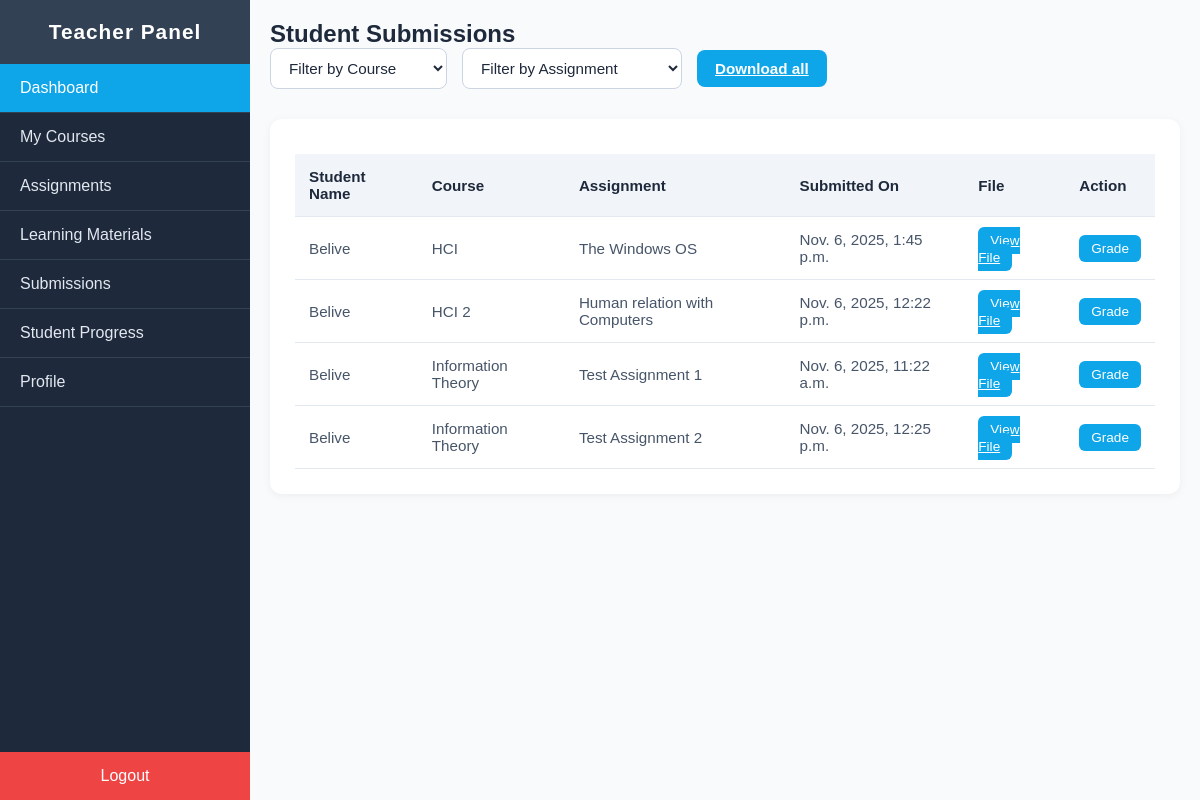
Before: /dashboard/teacher/submissions/ (signed in) with the older database file.
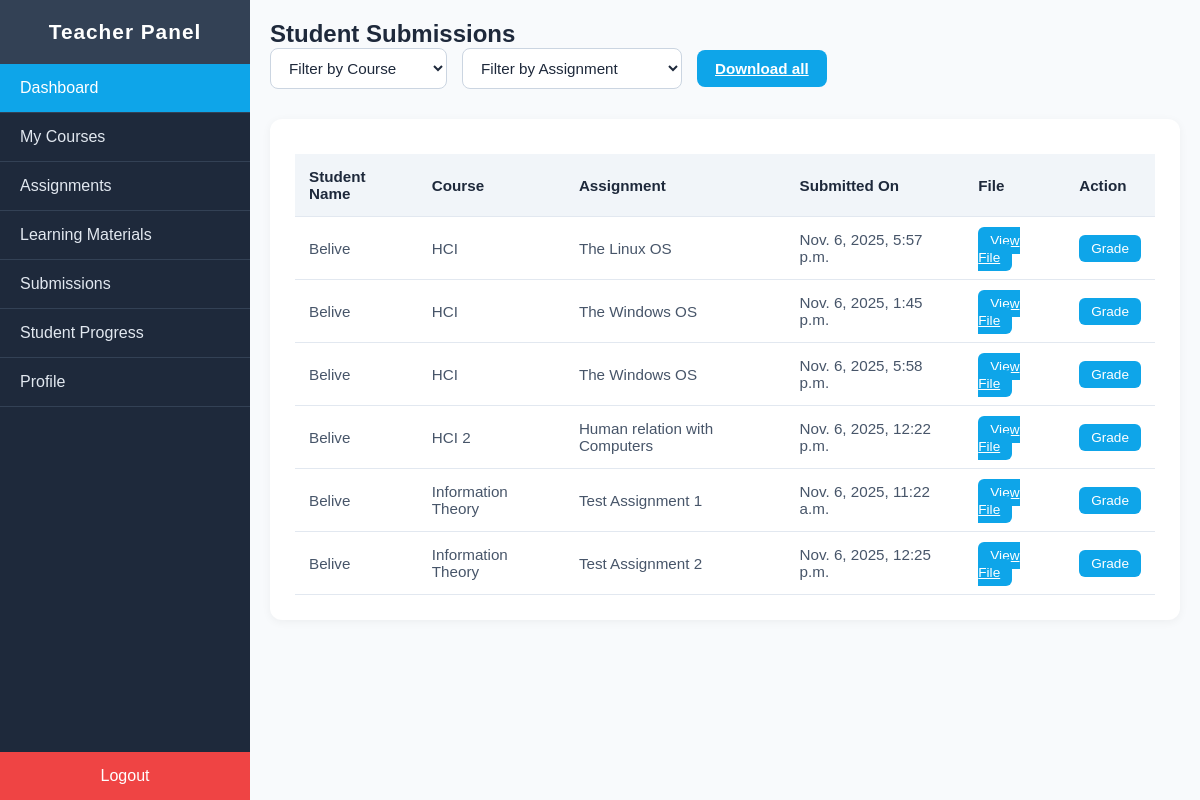
After: the same page with the newer database file.
### main/models.py (models this page shows, shortened)
class Submission(models.Model):
    assignment = models.ForeignKey(
        Assignment,
        on_delete=models.CASCADE,
        related_name="submissions"
    )
    student = models.ForeignKey(
        settings.AUTH_USER_MODEL,
        on_delete=models.CASCADE,
        related_name="submissions"
    )
    submitted_document =  models.FileField(upload_to="submissions/",validators=[exts_validator])
    submitted_on = models.DateTimeField(auto_now_add=True)
    updated_at = models.DateTimeField(auto_now=True)

class Assignment(models.Model):
    slug = models.SlugField(unique=True,blank=True)
    created_by = models.ForeignKey(
        settings.AUTH_USER_MODEL,
        on_delete=models.CASCADE,
        related_name="assignments_created"
    )
    title = models.CharField(blank=True,max_length=100,unique=True)
    description = models.TextField(blank=True,null=True)
    course = models.ForeignKey(
        Course,
        on_delete=models.CASCADE,
        related_name="assignments"
    )
    material = models.FileField(upload_to="assignments/",validators=[exts_validator],unique=True)
    due_date = models.DateTimeField(null=True, blank=True)
    created_at = models.DateTimeField(auto_now_add=True)
    updated_at = models.DateTimeField(auto_now=True)

class Course(models.Model):
    slug = models.SlugField(unique=True,blank=True,max_length=100)
    name = models.CharField(blank=True,unique=True,max_length=100)
    teacher = models.ForeignKey(
        settings.AUTH_USER_MODEL,
        blank=True,
        on_delete=models.SET_NULL,
        related_name="courses_assigned",
        null=True
        )
    students = models.ManyToManyField(
        settings.AUTH_USER_MODEL,
        blank=True,
        related_name="courses_enrolled",
        null=True
        )
    created_by = models.ForeignKey(
        settings.AUTH_USER_MODEL,
        blank=True,
        null=True,
        on_delete=models.SET_NULL,
        related_name="courses_created",
        default="3"
        )
    department = models.ForeignKey(
        Department,
        blank=True,
        null=True,
        on_delete=models.SET_NULL,
        related_name="courses"
        )
    created_at = models.DateTimeField(auto_now_add=True)
    updated_at = models.DateTimeField(auto_now=True)

### users/models.py (models this page shows)
class CustomUser(AbstractUser):
    ROLES = {
        None:"Select user",
        "admin":"Admin",
        "teacher":"Teacher",
        "student":"Student",
    }
    school_id = models.CharField(blank=True,null=True,unique=True,validators=[is_umat_id])
    role = models.CharField(choices=ROLES, blank=True,default="teacher")
    department = models.ForeignKey(
        Department,
            on_delete=models.SET_NULL,
            null=True,
            blank=True,
            related_name="users",
            default="4"
        )
    def __str__(self):
        return self.username
    USERNAME_FIELD = "school_id"

### main/views.py (the view)
# urls.py: path("teacher/submissions/",views.teacher_submissions,name = "teacher_submissions_list"),
def teacher_submissions(request):
    all_submissions = Submission.objects.filter(assignment__course__teacher = request.user)
    print(f"explanation{all_submissions.explain()}")
    return render(request,"main/teacher_submissions_list.html",{"submissions":all_submissions})

### main/context_processors.py (called while the page is built)
def total_values(request):
    total_users = User.objects.all().count()
    total_teachers = User.objects.filter(role = "teacher").count()
    total_students = User.objects.filter(role = "student").count()
    total_departments = Department.objects.all().count()
    total_courses = Course.objects.all().count()
    context = {
        "total_students":total_students,
        "total_teachers":total_teachers,
        "total_courses":total_courses,
        "total_departments":total_departments,
    }
    return context

### main/templates/main/teacher_submissions_list.html (shortened to what this page needs)
{% extends 'teacher_base.html' %}
{% load static %}
{% block extra_styles %}<link rel="stylesheet" href="{% static 'main/css/teacher_submissions_list.css' %}">
{% endblock extra_styles %}
{% block body %}
  <div class="page-header">
    <h1>Student Submissions</h1>
    <div class="filters">
      <select name="course" id="course">
        <option value="">Filter by Course</option>
      </select>
      <select name="assignment" id="assignment">
        <option value="">Filter by Assignment</option>
      </select>
      <a class="download-btn" href="{% url 'main:teacher_submissions_download_all' %}">Download all</a>
    </div>
  </div>
  <div class="table-container">
    <table>
      <thead>
        <tr>
          <th>Student Name</th>
          <th>Course</th>
          <th>Assignment</th>
          <th>Submitted On</th>
          <th>File</th>
          <th>Action</th>
        </tr>
      </thead>
      <tbody>
        {% for submission in submissions %}
        <tr>
          <td>{{submission.student}}</td>
          <td>{{submission.assignment.course.name}}</td>
          <td>{{submission.assignment.title}}</td>
          <td>{{submission.submitted_on}}</td>
          <td><a href="#" class="action-btn">View File</a></td>
          <td><button class="action-btn">Grade</button></td>
        </tr>
          {% empty %}
          <li>
            <span>No materials yet </span>
          </li>
        {% endfor %}
      </tbody>
    </table>
  </div>
{% endblock body %}

### main/templates/teacher_base.html (shortened to what this page needs)
{% load static %}
<!DOCTYPE html>
<html lang="en">
<head>
  <link rel="stylesheet" href="{% static 'main/css/teacher_dashboard.css' %}">
  {% block extra_styles %}  {% endblock extra_styles %}
</head>
<body>
    {% include 'includes/teacher_sidebar.html' %}
    <div class="main-content">
        {% block body %}
        {% endblock body %}
    </div>
</body>
</html>

### main/templates/includes/teacher_sidebar.html
  <aside class="sidebar">
    <h2>Teacher Panel</h2>
    <ul>
      <li><a href="{% url 'main:teacher_dashboard' %}" class="active">Dashboard</a></li>
      <li><a href="{% url 'main:teacher_course_list' %}">My Courses</a></li>
      <li><a href="{% url 'main:teacher_assignment_list' %}">Assignments</a></li>
      <li><a href="{% url 'main:teacher_learning_materials_list' %}">Learning Materials</a></li>
      <li><a href="{% url 'main:teacher_submissions_list' %}">Submissions</a></li>
      <li><a href="#">Student Progress</a></li>
      <li><a href="#">Profile</a></li>
    </ul>
    <a href="#" class="logout-btn">Logout</a>
  </aside>

### main/static/main/css/teacher_dashboard.css (style rules this page uses)
* { margin: 0; padding: 0; box-sizing: border-box; font-family: "Poppins", sans-serif; }
body { display: flex; min-height: 100vh; background-color: #f4f6f8; }
.sidebar { width: 250px; background: #1e293b; color: #fff; display: flex; flex-direction: column; position: fixed; height: 100vh; }
.sidebar h2 { text-align: center; padding: 20px 0; font-size: 1.3rem; background: #334155; letter-spacing: 1px; }
.sidebar ul { list-style: none; padding: 0; }
.sidebar ul li { border-bottom: 1px solid #334155; }
.sidebar ul li a { display: block; padding: 15px 20px; color: #e2e8f0; text-decoration: none; transition: background 0.3s; }
.sidebar ul li a:hover, .sidebar ul li a.active { background: #0ea5e9; color: #fff; }
.logout-btn { margin-top: auto; text-align: center; padding: 15px; background: #ef4444; color: #fff; text-decoration: none; display: block; }
.main-content { margin-left: 250px; flex-grow: 1; padding: 20px; }
.table-container { background: #fff; padding: 25px; border-radius: 12px; margin-top: 30px; box-shadow: 0 2px 10px rgba(0, 0, 0, 0.05); }
table { width: 100%; border-collapse: collapse; margin-top: 15px; }
th, td { text-align: left; padding: 12px; border-bottom: 1px solid #e2e8f0; }
th { background: #f8fafc; color: #1e293b; font-weight: 600; }
td { color: #475569; }
.action-btn { padding: 6px 12px; background: #0ea5e9; border: none; color: #fff; border-radius: 6px; cursor: pointer; font-size: 0.85rem; transition: background 0.3s; }

### main/static/main/css/teacher_submissions_list.css (style rules this page uses)
body { font-family: "Poppins", sans-serif; background-color: #f8fafc; margin: 0; }
.page-header h1 { font-size: 1.5rem; color: #1e293b; }
.filters { display: flex; align-items: center; gap: 15px; flex-wrap: wrap; }
select { padding: 10px 14px; border-radius: 8px; border: 1px solid #cbd5e1; font-size: 0.95rem; background: #fff; color: #1e293b; }
.download-btn { padding: 10px 18px; background: #0ea5e9; color: #fff; border: none; border-radius: 8px; font-size: 0.95rem; cursor: pointer; font-weight: 600; transition: background 0.3s; }
.table-container { background: #fff; border-radius: 12px; box-shadow: 0 2px 10px rgba(0, 0, 0, 0.05); padding: 25px; }
table { width: 100%; border-collapse: collapse; margin-top: 10px; }
th, td { text-align: left; padding: 14px; border-bottom: 1px solid #e2e8f0; font-size: 0.95rem; }
th { background-color: #f1f5f9; color: #1e293b; font-weight: 600; }
td { color: #475569; }
.action-btn { padding: 6px 12px; background: #0ea5e9; border: none; color: #fff; border-radius: 6px; cursor: pointer; font-size: 0.85rem; transition: background 0.3s; }

Changed rows visible on the page:
added Submission: student "Belive", assignment.course.name "HCI", assignment "The Linux OS", submitted_on "Nov. 6, 2025, 5:57 p.m."
added Submission: student "Belive", assignment.course.name "HCI", assignment "The Windows OS", submitted_on "Nov. 6, 2025, 5:58 p.m."
